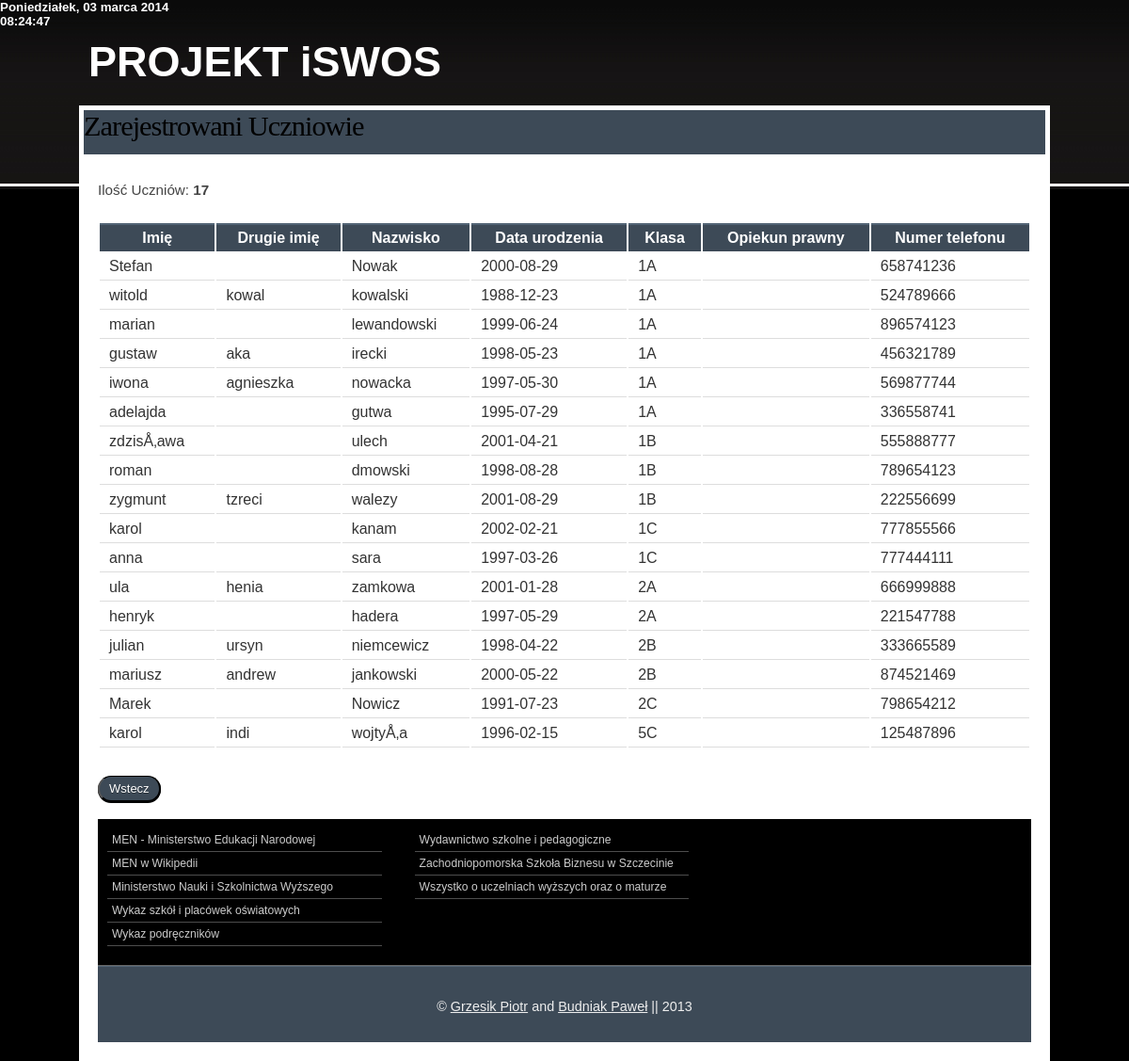
/pages/seeuczen.php (signed in), run on the app's committed database.
### tables this page shows
CREATE TABLE IF NOT EXISTS `uczen` (
  `iducznia` int(11) NOT NULL AUTO_INCREMENT,
  `imie` varchar(15) NOT NULL,
  `imie2` varchar(15) NOT NULL,
  `nazwisko` varchar(20) NOT NULL,
  `data_urodzenia` date NOT NULL,
  `telefon` varchar(9) NOT NULL,
  `idklasy` text NOT NULL,
  `iduwagi` text NOT NULL,
  PRIMARY KEY (`iducznia`)
);

### pages/seeuczen.php (the view, shortened to what this page needs)
<?php
include 'header.php';
?>
<div id="wrap">
    <div class="header">
        <h5>PROJEKT <strong> iSWOS</strong></h5>
    </div>
    <div class="page">
        <div id="navbg">
            <div id="nav">
               <h3>Zarejestrowani Uczniowie</h3>
            </div>
        </div>
        <div class="page-wrap">
            <div class="content">
                       <?php
                            $rezultat = mysql_query("SELECT * FROM uczen ORDER BY idklasy") or die(mysql_error());
                                    $wykonaj = mysql_num_rows($rezultat);
                                    echo "<p>Ilość Uczniów: <b>".$wykonaj."</b></p>";
                           echo "<p>";
                           echo "<table boder=\"1\"><tr>";
                           echo "<th ><strong>Imię</strong></th>";
                           echo "<th ><strong>Drugie imię</strong></th>";
                           echo "<th ><strong>Nazwisko</strong></th>";
                           echo "<th ><strong>Data urodzenia</strong></th>";
                           echo "<th ><strong>Klasa</strong></th>";
                           echo "<th ><strong>Opiekun prawny</strong></th>";
                            echo "<th ><strong>Numer telefonu</strong></th>";
                           while ($record = mysql_fetch_array($rezultat))  {
                              echo "</tr>";
                              echo "<td >" . $record[1] . "</td>";
                              echo "<td >" . $record[2] . "</td>";
                              echo "<td >" . $record[3] . "</td>";
                              echo "<td >" . $record[4] . "</td>";
                              echo "<td >" . $record[6] . "</td>";
                              echo "<td >" . $record[9] . " " . $record[10] . "</td>";
                              echo "<td >" . $record[5] . "</td>";
                           }
                           echo "</table>";
                           ?>
                          <br />
                          <a href="adminindex.php"><button>Wstecz</button></a><br />
                          <br />
            </div>
            <div class="footer-navigation">
                <ul>
                    <li><a href="http://www.men.gov.pl" title="MEN - Ministerstwo Edukacji Narodowej" onclick="this.target='_blank'">MEN - Ministerstwo Edukacji Narodowej</a></li>
                    <li><a href="http://pl.wikipedia.org/wiki/Ministerstwo_Edukacji_Narodowej" title="MEN w Wikipedii" onclick="this.target='_blank'">MEN w Wikipedii</a></li>
                    <li><a href="http://www.mnisw.gov.pl" title="Ministerstwo Nauki i Szkolnictwa Wyższego" onclick="this.target='_blank'">Ministerstwo Nauki i Szkolnictwa Wyższego</a></li>
                    <li><a href="http://www.cie.men.gov.pl/index.php/sio-wykaz-szkol-i-placowek.html" title="Wykaz szkół i placówek oświatowych">Wykaz szkół i placówek oświatowych</a></li>
                    <li><a href="http://www.men.gov.pl/podreczniki/" title="Wykaz podręczników" onclick="this.target='_blank'">Wykaz podręczników</a></li>
                </ul>
                <ul>
                    <li><a href="http://www.wsip.pl/dla_nauczycieli/przedmioty/szkolnictwo_specjalne/aktualnosci" title="Wydawnictwo szkolne i pedagogiczne" onclick="this.target='_blank'">Wydawnictwo szkolne i pedagogiczne</a></li>
                    <li><a href="http://www.zpsb.szczecin.pl" title="Zachodniopomorska Szkoła Biznesu w Szczecinie" onclick="this.target='_blank'">Zachodniopomorska Szkoła Biznesu w Szczecinie</a></li>
                    <li><a href="http://www.edukacja.net" title="Wszystko o uczelniach wyższych oraz o maturze" onclick="this.target='_blank'">Wszystko o uczelniach wyższych oraz o maturze</a></li>
                </ul>
            </div>
            <div class="footer">
                <p>© <a href="mailto: grzesikpiotr@op.pl">Grzesik Piotr</a> and <a href="mailto: p.budniak5@gmail.com">Budniak Paweł</a> || 2013</p>
            </div>
        </div>
    </div>
</div>
</body>
</html>

### styles.css (style rules this page uses)
* { margin:0; padding:0; }
body { background:#000000 url('images/body.jpg') repeat-x scroll top left; margin:0 auto; padding:0; font-family:Arial, Helvetica, sans-serif; color:#333333; }
div#wrap { width:86%; margin:30px auto 0 auto; padding:0 10px; }
div.header { padding:10px 0 20px 10px; margin:0 auto; }
div#navbg { background-color:#ffffff; padding:5px; }
div#nav { background-color:#3D4A57; height:47px; display:block; }
h3 { font-size:1.9em; font-family:Georgia, "Times New Roman", Times, serif; font-weight:normal; color:#000000; letter-spacing:-1px; }
h5 { font-size:45px; font-family:Arial, Helvetica, sans-serif; color: white; border: 1px; }
p { margin-bottom:20px; line-height:1.7em; font-size:0.95em; color:#333333; }
ul { padding:0 0 20px 35px; list-style:none; }
button { border-top: 1px solid #000000; background: #3d4a57; background: (left top, left bottom); background: (top, #3d4a57, #3d4a57); padding: 5px 10px; border-radius: 40px; box-shadow: rgba(0,0,0,1) 0 1px 0; text-shadow: rgba(0,0,0,.4) 0 1px 0; color: #ffffff; font-size: 13px; font-family: Helvetica, Arial, Sans-Serif; text-decoration: none; vertical-align: middle; }
table { width:100%; margin-bottom:10px; }
table tr th, table tr td { padding:5px 10px; }
table tr th { background:#3D4A57 none repeat-x scroll bottom left; color:#ffffff; border-top:2px solid #526475; }
table tr td { border-bottom:1px solid #dddddd; }
a, a:visited { color:#f0f3f6; }
div.page { clear:both; margin:0; padding:0; background-color:#ffffff; }
div.page ul { font-size:0.95em; color:#333333; }
div.page ul li { padding:2px 0; }
div.page p { text-align:justify; font-family:Helvetica, Arial, sans-serif; color:#444444; }
div.page-wrap { background-color:#ffffff; padding:20px; clear:both; }
div.content { background-color:#ffffff; float:left; width:100%; }
div.footer-navigation { background:black none repeat-x scroll left 50%; min-height:90px; border-bottom:1px solid #666666; padding:10px 10px 20px; clear:both; }
div.footer-navigation ul { list-style:none; padding:0; width:30%; float:left; margin-right:35px; }
div.footer-navigation ul li { padding:5px; color:#cccccc; border-bottom:1px solid #4D4D4D; font-size:0.8em; font-family:Helvetica, Arial, sans-serif; }
div.footer-navigation ul li a, div.footer-navigation ul li a:visited { color:#cccccc; text-decoration:none; }
div.footer { clear:both; border-top:1px solid #526475; background:#3D4A57; min-height:80px; clear:both; }
div.footer p { text-align:center; color:#eeeeee; padding-top:30px; font-size:0.9em; }
div.footer p a, div.footer p a:visited { color:#eeeeee; }

### data on the page
uczen: imie "Stefan", nazwisko "Nowak", data_urodzenia "2000-08-29", idklasy "1A", telefon "658741236"
uczen: imie "witold", imie2 "kowal", nazwisko "kowalski", data_urodzenia "1988-12-23", idklasy "1A", telefon "524789666"
uczen: imie "marian", nazwisko "lewandowski", data_urodzenia "1999-06-24", idklasy "1A", telefon "896574123"
uczen: imie "gustaw", imie2 "aka", nazwisko "irecki", data_urodzenia "1998-05-23", idklasy "1A", telefon "456321789"
uczen: imie "iwona", imie2 "agnieszka", nazwisko "nowacka", data_urodzenia "1997-05-30", idklasy "1A", telefon "569877744"
uczen: imie "adelajda", nazwisko "gutwa", data_urodzenia "1995-07-29", idklasy "1A", telefon "336558741"
uczen: imie "zdzisÅ‚awa", nazwisko "ulech", data_urodzenia "2001-04-21", idklasy "1B", telefon "555888777"
uczen: imie "roman", nazwisko "dmowski", data_urodzenia "1998-08-28", idklasy "1B", telefon "789654123"
uczen: imie "zygmunt", imie2 "tzreci", nazwisko "walezy", data_urodzenia "2001-08-29", idklasy "1B", telefon "222556699"
uczen: imie "karol", nazwisko "kanam", data_urodzenia "2002-02-21", idklasy "1C", telefon "777855566"
uczen: imie "anna", nazwisko "sara", data_urodzenia "1997-03-26", idklasy "1C", telefon "777444111"
uczen: imie "ula", imie2 "henia", nazwisko "zamkowa", data_urodzenia "2001-01-28", idklasy "2A", telefon "666999888"
uczen: imie "henryk", nazwisko "hadera", data_urodzenia "1997-05-29", idklasy "2A", telefon "221547788"
uczen: imie "julian", imie2 "ursyn", nazwisko "niemcewicz", data_urodzenia "1998-04-22", idklasy "2B", telefon "333665589"
uczen: imie "mariusz", imie2 "andrew", nazwisko "jankowski", data_urodzenia "2000-05-22", idklasy "2B", telefon "874521469"
uczen: imie "Marek", nazwisko "Nowicz", data_urodzenia "1991-07-23", idklasy "2C", telefon "798654212"
uczen: imie "karol", imie2 "indi", nazwisko "wojtyÅ‚a", data_urodzenia "1996-02-15", idklasy "5C", telefon "125487896"

### other printed values
$wykonaj "17"
